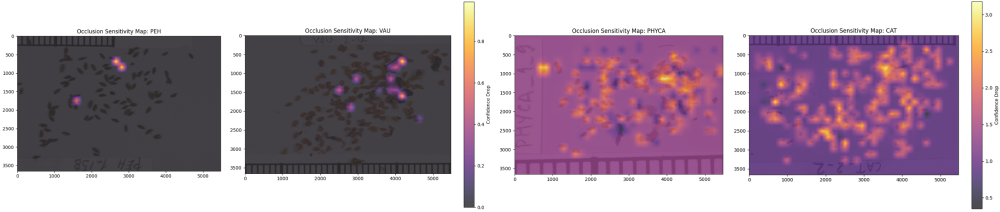
#> input picture docs/images/seed-occlusion-heatmaps.png, 2000 x 423 px, found by its file name (shown at 1/2 size); its folder holds only this picture in this run
$ python slice_dataset.py
#> lines starting #> are read from the running program, lines starting #| are printed output that depends on the picture
import os

from PIL import Image
from shapely.geometry import Polygon, box

# -------------------------
# SETTINGS
# -------------------------
BASE_PATH = '../data/seed'
SPECIES_LIST = ['cat', 'peh', 'phyca', 'vau']
SPLITS = ['train']

SLICE_SIZE = 768
OVERLAP = 0.2  # 20% overlap between slices
STRIDE = int(SLICE_SIZE * (1 - OVERLAP))


def process_image(img_path, label_path, output_img_dir, output_lbl_dir):
    img = Image.open(img_path)
#> img is the input picture: PIL image 2000x423 RGB; mean R, G, B 169.9, 150.4, 166.2
    img_w, img_h = img.size
#> img_w = 2000; img_h = 423
    base_name = os.path.splitext(os.path.basename(img_path))[0]

    # Load original labels and convert to absolute pixel coordinates
    original_boxes = []
    if os.path.exists(label_path):
        with open(label_path, 'r') as f:
            for line in f:
                parts = line.strip().split()
                if len(parts) < 9:
                    continue
                class_id = parts[0]
                coords = list(map(float, parts[1:]))

                # Convert normalized (0-1) to absolute pixels
                abs_coords = []
                for i in range(8):
                    abs_coords.append(
                        coords[i] * img_w if i % 2 == 0 else coords[i] * img_h
                    )
                original_boxes.append({'class': class_id, 'poly': abs_coords})

    # Generate Crop Windows
    x_points = list(range(0, img_w, STRIDE))
#> x_points = [0, 614, 1228, 1842]
    y_points = list(range(0, img_h, STRIDE))
#> y_points = [0]

    # Ensure we don't go out of bounds on the far right/bottom edges
    if x_points[-1] + SLICE_SIZE > img_w:
        x_points[-1] = max(0, img_w - SLICE_SIZE)
    if y_points[-1] + SLICE_SIZE > img_h:
        y_points[-1] = max(0, img_h - SLICE_SIZE)

    # Remove duplicates if image is smaller than slice size
    x_points = sorted(list(set(x_points)))
#> x_points = [0, 614, 1228, 1232]
    y_points = sorted(list(set(y_points)))

    for y in y_points:
        for x in x_points:
            crop_box = box(x, y, x + SLICE_SIZE, y + SLICE_SIZE)
            new_labels = []

            for b in original_boxes:
                poly_pts = [(b['poly'][i], b['poly'][i + 1]) for i in range(0, 8, 2)]
                seed_poly = Polygon(poly_pts)

                # If the seed's centroid is inside our crop window, we keep it
                if crop_box.contains(seed_poly.centroid):
                    # Shift coordinates relative to the new crop window
                    shifted_poly = []
                    for px, py in poly_pts:
                        # Clamp points to the crop boundaries so boxes don't bleed off-image
                        new_x = max(0, min(px - x, SLICE_SIZE))
                        new_y = max(0, min(py - y, SLICE_SIZE))

                        # Normalize to 0-1 for YOLO format
                        shifted_poly.extend([new_x / SLICE_SIZE, new_y / SLICE_SIZE])

                    new_labels.append(
                        f'{b["class"]} ' + ' '.join(map(str, shifted_poly))
                    )

            # Only save the image slice if it contains seeds OR if you want background images
            # (Saving some empty background images is good for reducing False Positives)
            crop_name = f'{base_name}_x{x}_y{y}'

            # Save cropped image
            cropped_img = img.crop((x, y, x + SLICE_SIZE, y + SLICE_SIZE))
            cropped_img.save(os.path.join(output_img_dir, f'{crop_name}.png'))

            # Save cropped label
            with open(os.path.join(output_lbl_dir, f'{crop_name}.txt'), 'w') as f:
                if new_labels:
                    f.write('\n'.join(new_labels) + '\n')
#> this loop made 1 pass
#> pass 1, in process_image, `cropped_img.save(os.path.join(output_img_dir, f'{crop_name}.png'))`:
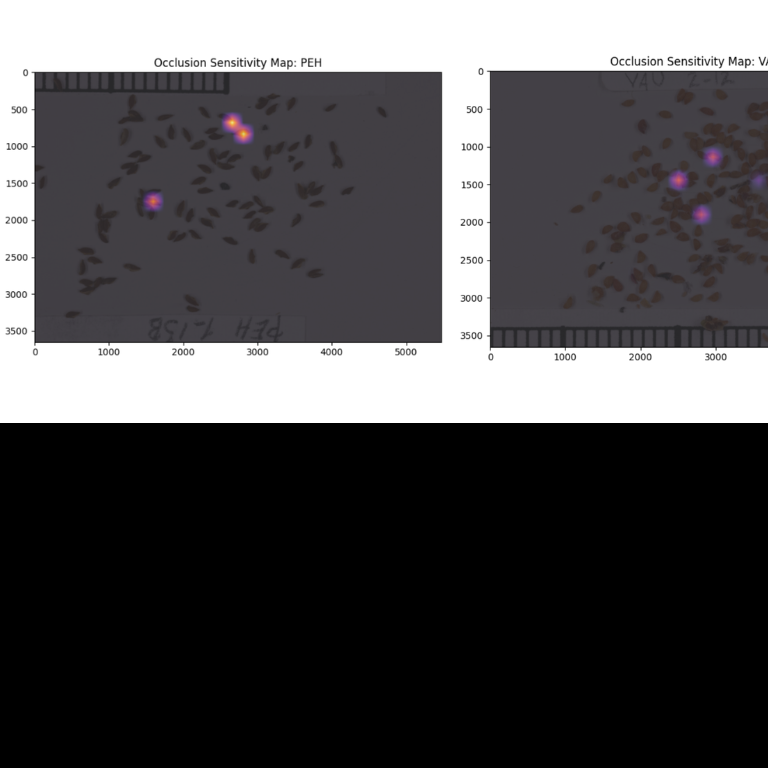
#> saved as seed-occlusion-heatmaps_x0_y0.png: PIL image 768x768 RGB; mean R, G, B 79.1, 77.9, 79.6
#> pass 1, in process_image, `cropped_img.save(os.path.join(output_img_dir, f'{crop_name}.png'))`:
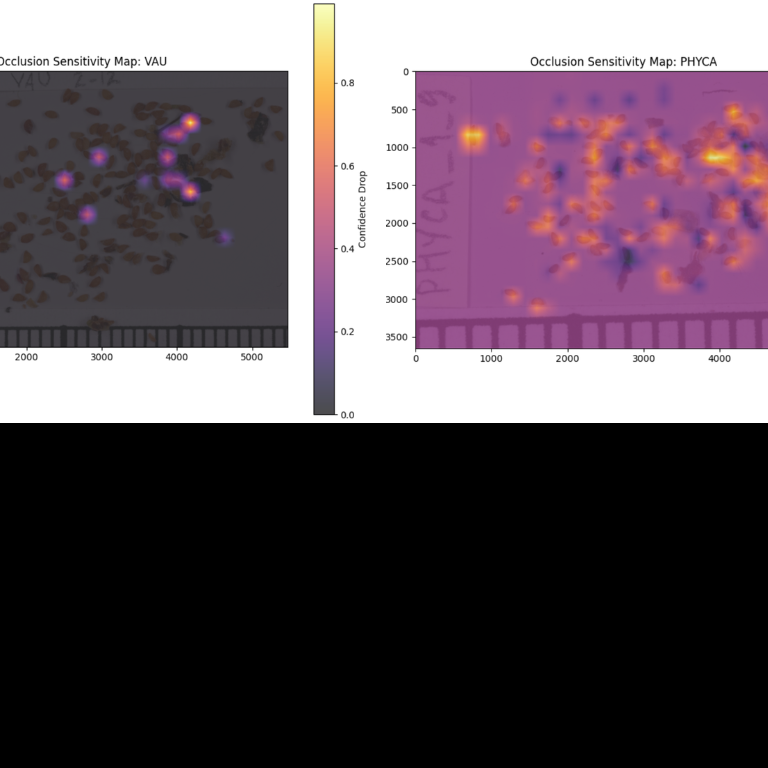
#> saved as seed-occlusion-heatmaps_x614_y0.png: PIL image 768x768 RGB; mean R, G, B 96, 82.5, 91.5
#> pass 1, in process_image, `cropped_img.save(os.path.join(output_img_dir, f'{crop_name}.png'))`:
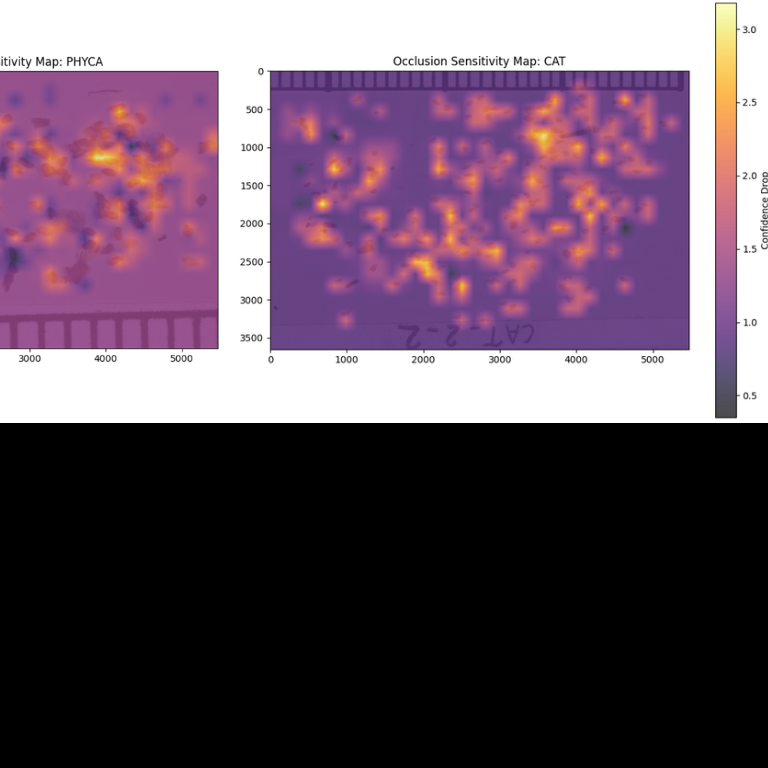
#> saved as seed-occlusion-heatmaps_x1228_y0.png: PIL image 768x768 RGB; mean R, G, B 102.7, 83.8, 99.7
#> pass 1, in process_image, `cropped_img.save(os.path.join(output_img_dir, f'{crop_name}.png'))`:
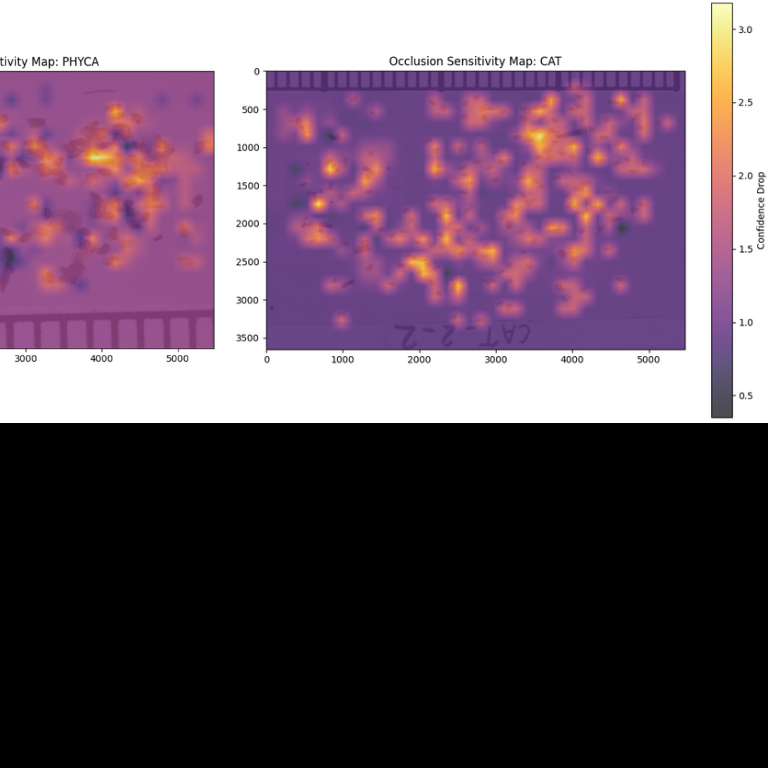
#> saved as seed-occlusion-heatmaps_x1232_y0.png: PIL image 768x768 RGB; mean R, G, B 102.9, 84.2, 100


# -------------------------
# EXECUTION
# -------------------------
for species in SPECIES_LIST:
    for split in SPLITS:
        input_img_dir = os.path.join(BASE_PATH, f'{species}_model', split, 'images')
        input_lbl_dir = os.path.join(BASE_PATH, f'{species}_model', split, 'labels')

        # Create new directories for the sliced data
        out_img_dir = os.path.join(
            BASE_PATH, f'{species}_model', f'{split}_sliced', 'images'
        )
        out_lbl_dir = os.path.join(
            BASE_PATH, f'{species}_model', f'{split}_sliced', 'labels'
        )

        os.makedirs(out_img_dir, exist_ok=True)
        os.makedirs(out_lbl_dir, exist_ok=True)

        if not os.path.exists(input_img_dir):
            continue

        print(f'Slicing {species} - {split}...')
        for img_name in os.listdir(input_img_dir):
            if img_name.endswith(('.png', '.jpg', '.jpeg')):
                img_path = os.path.join(input_img_dir, img_name)
                lbl_path = os.path.join(
                    input_lbl_dir, os.path.splitext(img_name)[0] + '.txt'
                )
                process_image(img_path, lbl_path, out_img_dir, out_lbl_dir)

print('Sliced datasets created.')
